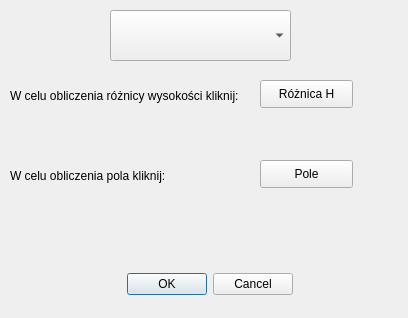
<?xml version="1.0" encoding="UTF-8"?>
<ui version="4.0">
 <class>wtyka2DialogBase</class>
 <widget class="QDialog" name="wtyka2DialogBase">
  <property name="geometry">
   <rect>
    <x>0</x>
    <y>0</y>
    <width>408</width>
    <height>318</height>
   </rect>
  </property>
  <property name="windowTitle">
   <string>wtyka2</string>
  </property>
  <widget class="QLabel" name="wynikroznicyh">
   <property name="geometry">
    <rect>
     <x>140</x>
     <y>120</y>
     <width>55</width>
     <height>16</height>
    </rect>
   </property>
   <property name="text">
    <string/>
   </property>
  </widget>
  <widget class="QPushButton" name="pbtnroznicaH">
   <property name="geometry">
    <rect>
     <x>260</x>
     <y>80</y>
     <width>93</width>
     <height>28</height>
    </rect>
   </property>
   <property name="text">
    <string>Różnica H</string>
   </property>
  </widget>
  <widget class="QPushButton" name="pbpole">
   <property name="geometry">
    <rect>
     <x>260</x>
     <y>160</y>
     <width>93</width>
     <height>28</height>
    </rect>
   </property>
   <property name="text">
    <string>Pole</string>
   </property>
  </widget>
  <widget class="QLabel" name="wynikpola">
   <property name="geometry">
    <rect>
     <x>130</x>
     <y>210</y>
     <width>55</width>
     <height>16</height>
    </rect>
   </property>
   <property name="text">
    <string/>
   </property>
  </widget>
  <widget class="QgsMapLayerComboBox" name="layer">
   <property name="geometry">
    <rect>
     <x>110</x>
     <y>10</y>
     <width>181</width>
     <height>51</height>
    </rect>
   </property>
  </widget>
  <widget class="QDialogButtonBox" name="btnbx">
   <property name="geometry">
    <rect>
     <x>100</x>
     <y>270</y>
     <width>193</width>
     <height>28</height>
    </rect>
   </property>
   <property name="standardButtons">
    <set>QDialogButtonBox::Cancel|QDialogButtonBox::Ok</set>
   </property>
   <property name="centerButtons">
    <bool>false</bool>
   </property>
  </widget>
  <widget class="QLabel" name="lblwysinfo">
   <property name="geometry">
    <rect>
     <x>10</x>
     <y>70</y>
     <width>251</width>
     <height>51</height>
    </rect>
   </property>
   <property name="text">
    <string>W celu obliczenia różnicy wysokości kliknij:</string>
   </property>
  </widget>
  <widget class="QLabel" name="lblpoleinfo">
   <property name="geometry">
    <rect>
     <x>10</x>
     <y>150</y>
     <width>251</width>
     <height>51</height>
    </rect>
   </property>
   <property name="text">
    <string>W celu obliczenia pola kliknij:</string>
   </property>
  </widget>
 </widget>
 <customwidgets>
  <customwidget>
   <class>QgsMapLayerComboBox</class>
   <extends>QComboBox</extends>
   <header>qgsmaplayercombobox.h</header>
  </customwidget>
 </customwidgets>
 <resources/>
 <connections>
  <connection>
   <sender>btnbx</sender>
   <signal>accepted()</signal>
   <receiver>wtyka2DialogBase</receiver>
   <slot>accept()</slot>
   <hints>
    <hint type="sourcelabel">
     <x>196</x>
     <y>283</y>
    </hint>
    <hint type="destinationlabel">
     <x>203</x>
     <y>158</y>
    </hint>
   </hints>
  </connection>
  <connection>
   <sender>btnbx</sender>
   <signal>rejected()</signal>
   <receiver>wtyka2DialogBase</receiver>
   <slot>reject()</slot>
   <hints>
    <hint type="sourcelabel">
     <x>196</x>
     <y>283</y>
    </hint>
    <hint type="destinationlabel">
     <x>203</x>
     <y>158</y>
    </hint>
   </hints>
  </connection>
 </connections>
</ui>
